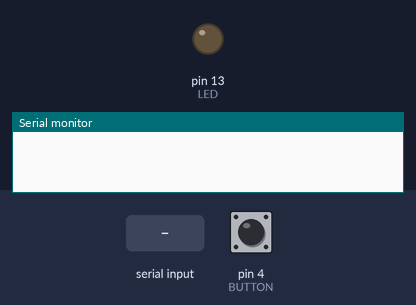
A program run on a simulated Arduino Uno, built with avr-gcc and run on an emulated ATmega328P. Shown: output pins drawn as LEDs (lit = HIGH), the last lines printed to the serial monitor. Dashed ring = blinking. The inputs (shaded band) are chosen by the test bench; at power-on: pin 4 (BUTTON) LOW.

Above: at 1.2 s.
1.3 s: "on" received over Serial
At 2.8 s:
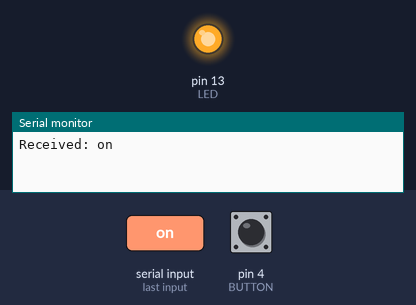
3.8 s: pin 4 (BUTTON) pulled HIGH for 3.2 s
At 7.3 s:
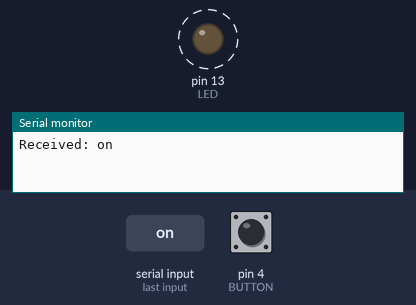
8.5 s: pin 4 (BUTTON) pulled HIGH for 0.15 s
At 9.7 s:
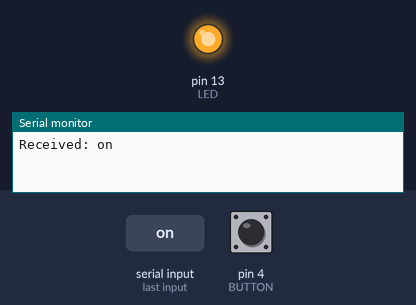
10.1 s: "off" received over Serial
At 11.9 s:
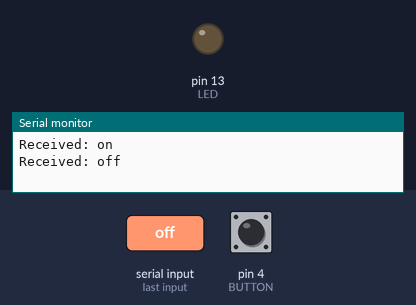
Timing chart, 0 to 13.4 s (numbered marks = the images above; inputs shaded):
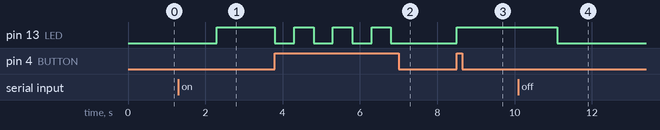

Measured:
- after the input at 1.3 s, pin 13 (LED): LOW → HIGH after 1.0 s
- after the input at 3.8 s, pin 13 (LED): alternates HIGH for 0.50 s and LOW for 0.50 s, 7 changes in all, then stays LOW, starting at once
- after the input at 8.5 s, pin 13 (LED): LOW → HIGH at once
- after the input at 10.1 s, pin 13 (LED): HIGH → LOW after 1.0 s

The program:

main.cpp
```cpp
#include <Arduino.h>

#define LED 13
#define BUTTON 4

bool isOn = false;

void setup() {
  pinMode(LED, OUTPUT);
  pinMode(BUTTON, INPUT);
  Serial.begin(9600);
}

void loop() {
  while(Serial.available()) {
    String command = Serial.readString();
    command.trim();
    Serial.println("Received: " + command);
    if (command == "on") {
      digitalWrite(LED, HIGH);
      isOn = true;
    } else if (command == "off") {
      digitalWrite(LED, LOW);
      isOn = false;
    }
  }
  int but = digitalRead(BUTTON);
  if (but == 1) {
    if (isOn) {
      digitalWrite(LED, LOW);
      isOn = false;
    } else {
      digitalWrite(LED, HIGH);
      isOn = true;
    }
    delay(500);
  }
}
```
